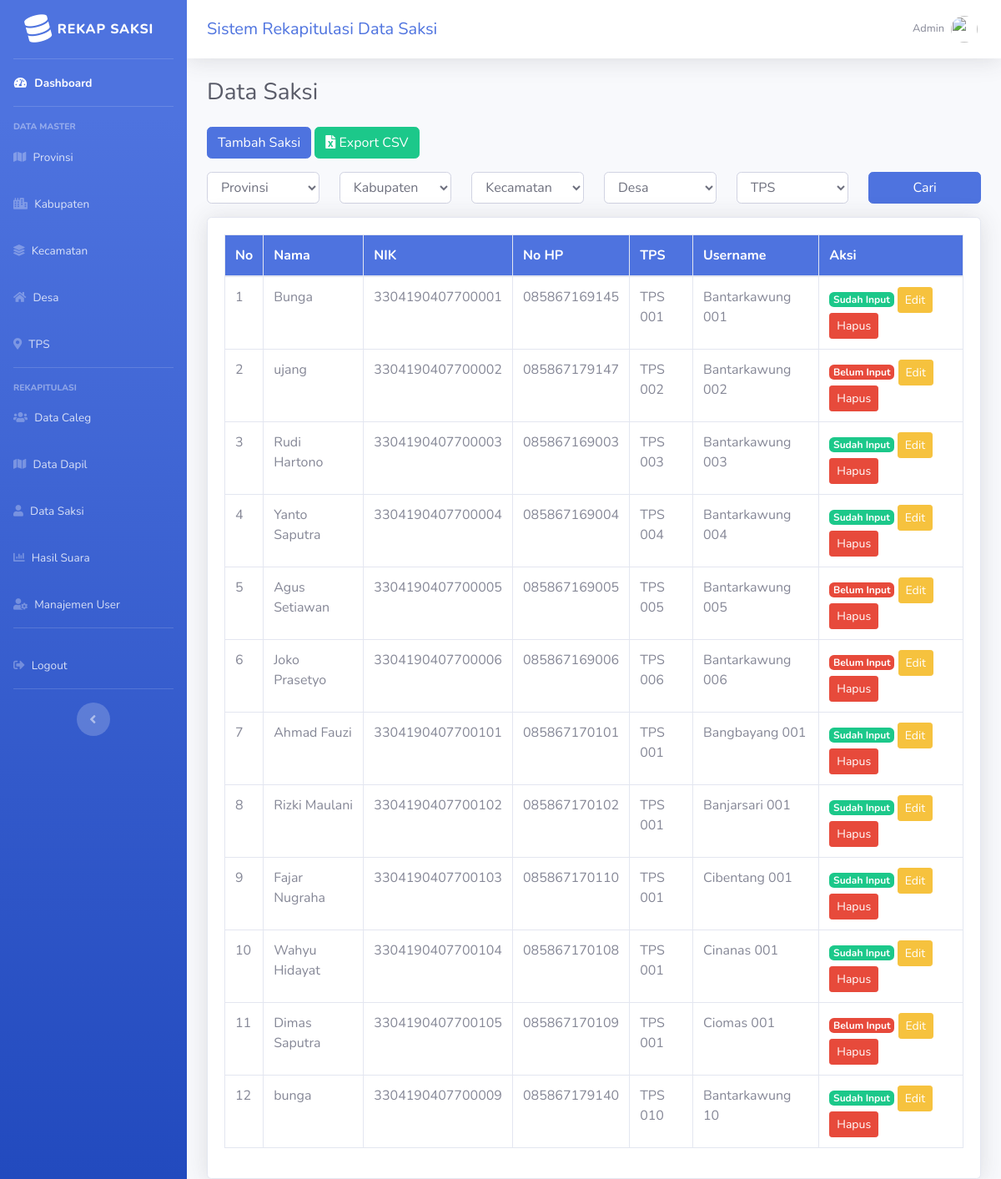
The app's page /index.php/administrator/saksi with its own data.
### tables this page shows
CREATE TABLE `saksi` (
  `id_saksi` int(11) NOT NULL,
  `nama_saksi` varchar(100) NOT NULL,
  `nik` varchar(20) DEFAULT NULL,
  `no_hp` varchar(20) DEFAULT NULL,
  `username` varchar(100) DEFAULT NULL,
  `password` varchar(255) DEFAULT NULL,
  `id_provinsi` int(11) DEFAULT NULL,
  `id_kabupaten` int(11) DEFAULT NULL,
  `id_kecamatan` int(11) DEFAULT NULL,
  `id_desa` int(11) DEFAULT NULL,
  `id_tps` int(11) DEFAULT NULL
);

CREATE TABLE `tps` (
  `id_tps` int(11) NOT NULL,
  `id_desa` int(11) NOT NULL,
  `nama_tps` varchar(100) NOT NULL
);

### application/controllers/administrator/saksi.php (called while the page is built, shortened)
<?php
class Saksi extends CI_Controller {
    public function __construct()
    {
        $this->load->model('saksi_model');
        $this->load->model('provinsi_model');
        $this->load->model('kabupaten_model');
        $this->load->model('kecamatan_model');
        $this->load->model('desa_model');
        $this->load->model('tps_model');
    }
    public function index()
    {
        $data['saksi'] = $this->saksi_model->tampil_data();
        $data['provinsi'] = $this->provinsi_model->tampil_data();
        $this->load->view('templates_administrator/header');
        $this->load->view('templates_administrator/sidebar');
        $this->load->view('administrator/saksi', $data);
        $this->load->view('templates_administrator/footer');
    }
}

### index.php (called while the page is built, shortened)
<?php
require_once BASEPATH.'core/CodeIgniter.php';

### application/models/saksi_model.php (called while the page is built, shortened)
<?php
class Saksi_model extends CI_Model {
    public function tampil_data()
    {
        $this->db->select('
            saksi.*,
            provinsi.nama_provinsi,
            kabupaten.nama_kabupaten,
            kecamatan.nama_kecamatan,
            desa.nama_desa,
            tps.nama_tps
        ');
        $this->db->from('saksi');
        $this->db->join('provinsi', 'provinsi.id_provinsi = saksi.id_provinsi', 'left');
        $this->db->join('kabupaten', 'kabupaten.id_kabupaten = saksi.id_kabupaten', 'left');
        $this->db->join('kecamatan', 'kecamatan.id_kecamatan = saksi.id_kecamatan', 'left');
        $this->db->join('desa', 'desa.id_desa = saksi.id_desa', 'left');
        $this->db->join('tps', 'tps.id_tps = saksi.id_tps', 'left');
        return $this->db->get()->result();
    }
}

### application/views/administrator/saksi.php (the view, shortened to what this page needs)
<div class="container-fluid">
<h1 class="h3 mb-4 text-gray-800">Data Saksi</h1>
<a href="<?= site_url('index.php/administrator/saksi/input') ?>"
class="btn btn-primary mb-3">
Tambah Saksi
</a>
<a href="<?= site_url('index.php/administrator/saksi/export_csv') ?>"
   class="btn btn-success mb-3">
    <i class="fa fa-file-excel"></i>
    Export CSV
</a>
<div class="row mb-3">
    <div class="col-md-2">
        <select class="form-control" id="provinsi">
            <option value="">Provinsi</option>
        </select>
    </div>
    <div class="col-md-2">
        <select class="form-control" id="kabupaten">
            <option value="">Kabupaten</option>
        </select>
    </div>
    <div class="col-md-2">
        <select class="form-control" id="kecamatan">
            <option value="">Kecamatan</option>
        </select>
    </div>
    <div class="col-md-2">
        <select class="form-control" id="desa">
            <option value="">Desa</option>
        </select>
    </div>
    <div class="col-md-2">
        <select class="form-control" id="tps">
            <option value="">TPS</option>
        </select>
    </div>
    <div class="col-md-2">
        <button class="btn btn-primary btn-block" id="btnCari">
            Cari
        </button>
    </div>
</div>
<div class="card shadow">
<div class="card-body">
<div class="table-responsive">
<table class="table table-bordered">
<thead class="bg-primary text-white">
<tr>
    <th>No</th>
    <th>Nama</th>
    <th>NIK</th>
    <th>No HP</th>
    <th>TPS</th>
    <th>Username</th>
    <th>Aksi</th>
</tr>
</thead>
<tbody id="hasilSaksi">
<?php $no=1; foreach($saksi as $s): ?>
<tr>
    <td><?= $no++ ?></td>
    <td><?= $s->nama_saksi ?></td>
    <td><?= $s->nik ?></td>
    <td><?= $s->no_hp ?></td>
    <td><?= $s->nama_tps ?></td>
    <td><?= $s->username ?></td>
    <td>
    <?php
    $cek_suara = $this->db
        ->where('id_tps', $s->id_tps)
        ->count_all_results('suara');
    ?>
    <?php if($cek_suara > 0): ?>
        <span class="badge badge-success">
            Sudah Input
        </span>
    <?php else: ?>
        <span class="badge badge-danger">
            Belum Input
        </span>
    <?php endif; ?>
    <a href="<?= site_url('index.php/administrator/saksi/edit/'.$s->id_saksi) ?>"
       class="btn btn-warning btn-sm">
       Edit
    </a>
    <a href="<?= site_url('index.php/administrator/saksi/hapus/'.$s->id_saksi) ?>"
       class="btn btn-danger btn-sm"
       onclick="return confirm('Hapus data?')">
       Hapus
    </a>
</td>
</tr>
<?php endforeach; ?>
</tbody>
</table>
</div>
</div>
</div>
</div>

### records on screen
saksi: nama_saksi "Bunga", nik "3304190407700001", no_hp "085867169145", id_tps.nama_tps "TPS 001", username "Bantarkawung 001", shows "Sudah Input"
saksi: nama_saksi "ujang", nik "3304190407700002", no_hp "085867179147", id_tps.nama_tps "TPS 002", username "Bantarkawung 002", shows "Belum Input"
saksi: nama_saksi "Rudi Hartono", nik "3304190407700003", no_hp "085867169003", id_tps.nama_tps "TPS 003", username "Bantarkawung 003", shows "Sudah Input"
saksi: nama_saksi "Yanto Saputra", nik "3304190407700004", no_hp "085867169004", id_tps.nama_tps "TPS 004", username "Bantarkawung 004", shows "Sudah Input"
saksi: nama_saksi "Agus Setiawan", nik "3304190407700005", no_hp "085867169005", id_tps.nama_tps "TPS 005", username "Bantarkawung 005", shows "Belum Input"
saksi: nama_saksi "Joko Prasetyo", nik "3304190407700006", no_hp "085867169006", id_tps.nama_tps "TPS 006", username "Bantarkawung 006", shows "Belum Input"
saksi: nama_saksi "Ahmad Fauzi", nik "3304190407700101", no_hp "085867170101", id_tps.nama_tps "TPS 001", username "Bangbayang 001", shows "Sudah Input"
saksi: nama_saksi "Rizki Maulani", nik "3304190407700102", no_hp "085867170102", id_tps.nama_tps "TPS 001", username "Banjarsari 001", shows "Sudah Input"
saksi: nama_saksi "Fajar Nugraha", nik "3304190407700103", no_hp "085867170110", id_tps.nama_tps "TPS 001", username "Cibentang 001", shows "Sudah Input"
saksi: nama_saksi "Wahyu Hidayat", nik "3304190407700104", no_hp "085867170108", id_tps.nama_tps "TPS 001", username "Cinanas 001", shows "Sudah Input"
saksi: nama_saksi "Dimas Saputra", nik "3304190407700105", no_hp "085867170109", id_tps.nama_tps "TPS 001", username "Ciomas 001", shows "Belum Input"
saksi: nama_saksi "bunga", nik "3304190407700009", no_hp "085867179140", id_tps.nama_tps "TPS 010", username "Bantarkawung 10", shows "Sudah Input"
